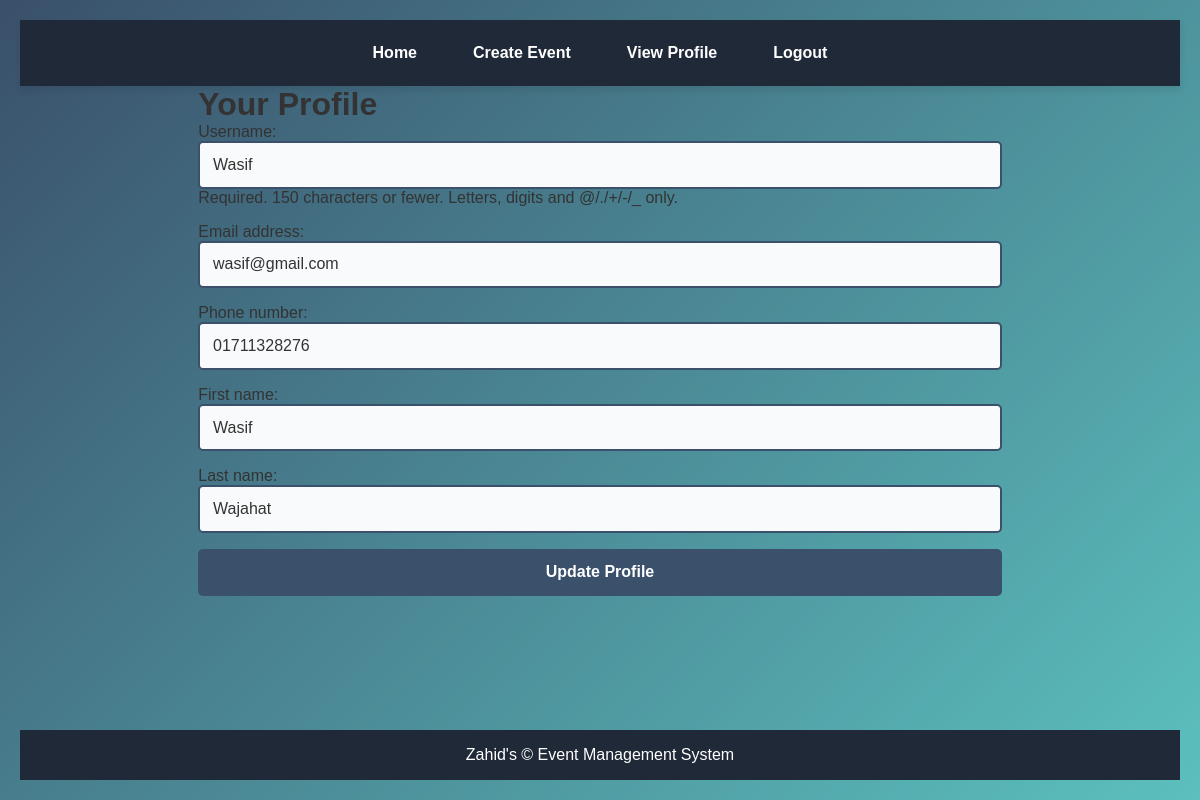
The app's page /profile/ (signed in) with its own data.
### events/models.py (models this page shows, shortened)
class CustomUser(AbstractUser):
    ROLE_CHOICES = (
        ('USER', 'User'),
        ('ADMIN', 'Admin'),
    )
    role = models.CharField(max_length=5, choices=ROLE_CHOICES, default='USER')
    phone_number = models.CharField(max_length=15, unique=True, null=True, blank=True)

### events/views.py (the view)
# urls.py: path('profile/', views.profile_view, name='profile'),
@login_required
def profile_view(request):
    if request.method == 'POST':
        form = UserProfileForm(request.POST, instance=request.user)
        if form.is_valid():
            form.save()
            messages.success(request, "Your profile has been updated successfully.")
            return redirect('profile')
    else:
        form = UserProfileForm(instance=request.user)
    return render(request, 'events/profile.html', {'form': form})

### events/forms.py
class UserProfileForm(forms.ModelForm):
    class Meta:
        model = CustomUser
        fields = ['username', 'email', 'phone_number', 'first_name', 'last_name']  # Include other fields as necessary

### events/templates/events/profile.html (shortened to what this page needs)
{% extends 'events/base.html' %}
{% block content %}
<h1>Your Profile</h1>
<form method="POST">
    {{ form.as_p }}
    <button type="submit">Update Profile</button>
</form>
{% endblock %}

### events/static/css/style.css (style rules this page uses)
* { margin: 0; padding: 0; box-sizing: border-box; }
body { font-family: Arial, sans-serif; background: linear-gradient(135deg, #3a506b, #5bc0be); color: #333; display: flex; flex-direction: column; min-height: 100vh; align-items: center; padding: 20px; }
form { display: flex; flex-direction: column; gap: 1rem; }
form input[type="text"], form input[type="email"], form input[type="password"], form select { width: 100%; padding: 0.8rem; background-color: #f9fafb; border: 2px solid #3a506b; border-radius: 5px; font-size: 1rem; color: #333; transition: border-color 0.3s ease, box-shadow 0.3s ease; }
form button { width: 100%; padding: 0.9rem; background-color: #3a506b; color: #ffffff; font-weight: bold; border: none; border-radius: 5px; cursor: pointer; font-size: 1rem; transition: background-color 0.3s ease; }

### records on screen
CustomUser: username "Wasif", email "wasif@gmail.com", phone_number "01711328276", first_name "Wasif", last_name "Wajahat"
